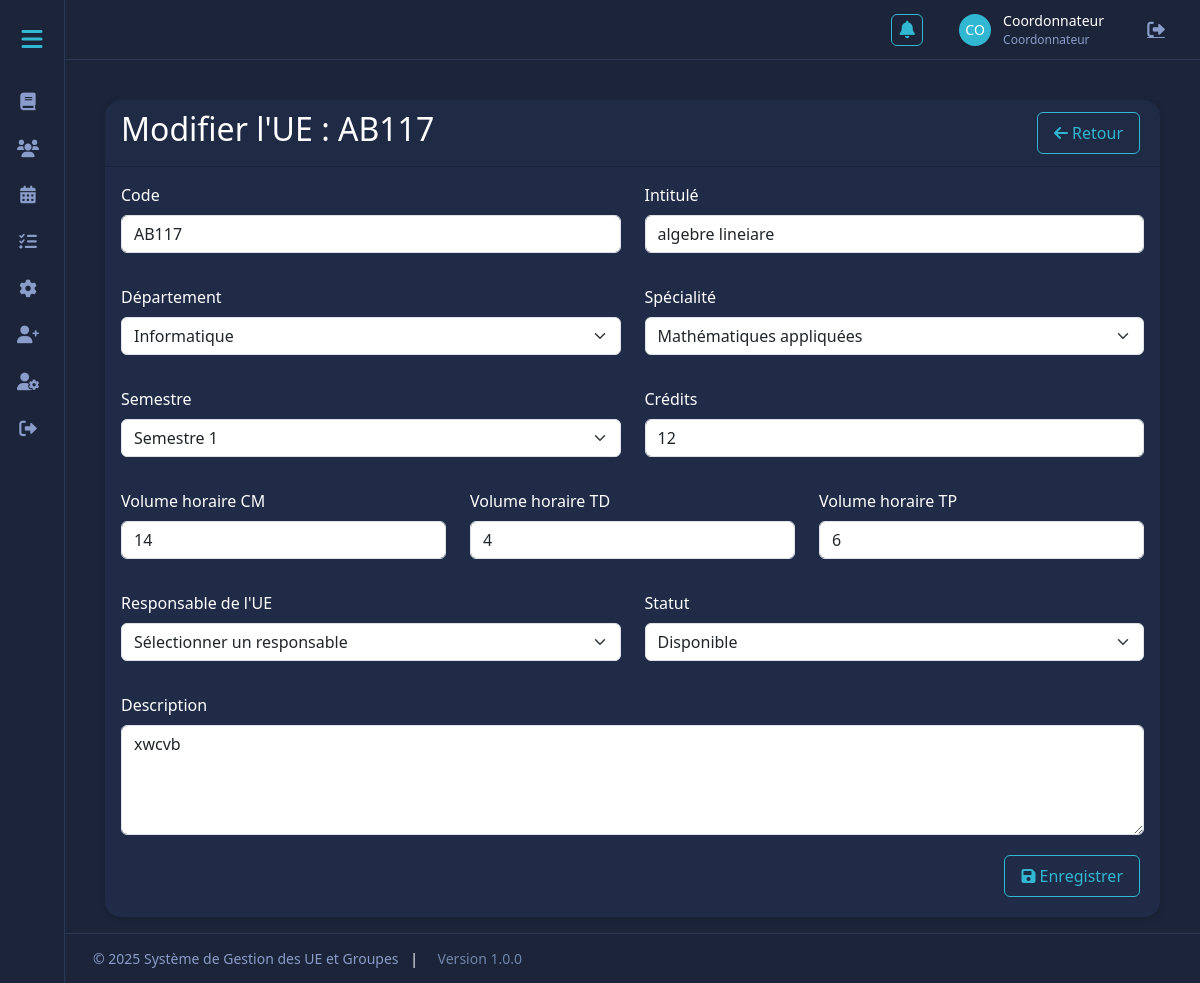
Page /web-project2/gestion-module-ue/edit.php?id=6 on the committed database.
### tables this page shows
CREATE TABLE `unites_enseignement` (
  `id` int(11) NOT NULL,
  `code` varchar(20) NOT NULL,
  `intitule` varchar(100) NOT NULL,
  `description` text DEFAULT NULL,
  `specialite` varchar(50) NOT NULL,
  `id_filiere` int(11) DEFAULT NULL,
  `id_departement` int(11) NOT NULL,
  `semestre` int(11) NOT NULL,
  `volume_horaire_cm` float DEFAULT 0,
  `volume_horaire_td` float DEFAULT 0,
  `volume_horaire_tp` float DEFAULT 0,
  `credits` int(11) NOT NULL,
  `annee_universitaire` varchar(10) NOT NULL,
  `id_responsable` int(11) DEFAULT NULL,
  `statut` enum('disponible','affecte','vacant') DEFAULT 'disponible',
  `date_creation` datetime DEFAULT current_timestamp(),
  `date_modification` datetime DEFAULT current_timestamp() ON UPDATE current_timestamp()
);

CREATE TABLE `departements` (
  `id` int(11) NOT NULL,
  `nom` varchar(100) NOT NULL,
  `description` text DEFAULT NULL,
  `date_creation` timestamp NOT NULL DEFAULT current_timestamp()
);

CREATE TABLE `specialites` (
  `id` int(11) NOT NULL,
  `nom` varchar(100) NOT NULL,
  `id_departement` int(11) DEFAULT NULL,
  `description` text DEFAULT NULL,
  `date_creation` timestamp NOT NULL DEFAULT current_timestamp()
);

### web-project2/gestion-module-ue/edit.php (the view, shortened to what this page needs)
<?php
require_once 'includes/db.php';
$id = mysqli_real_escape_string($conn, $_GET['id']);
$query = "SELECT * FROM unites_enseignement WHERE id = '$id'";
$result = mysqli_query($conn, $query);
$ue = mysqli_fetch_assoc($result);
$query_departements = "SELECT * FROM departements ORDER BY nom";
$result_departements = mysqli_query($conn, $query_departements);
$query_specialites = "SELECT * FROM specialites ORDER BY nom";
$result_specialites = mysqli_query($conn, $query_specialites);
require_once 'includes/header.php';
?>
<div class="container mt-4">
    <div class="card">
        <div class="card-header d-flex justify-content-between align-items-center">
            <h2>Modifier l'UE : <?= htmlspecialchars($ue['code']) ?></h2>
            <a href="index.php" class="btn btn-secondary">
                <i class="fas fa-arrow-left"></i> Retour
            </a>
        </div>
        <div class="card-body">
            <form method="POST" action="">
                <div class="row">
                    <div class="col-md-6 mb-3">
                        <label for="code" class="form-label">Code</label>
                        <input type="text" class="form-control" id="code" name="code" value="<?= htmlspecialchars($ue['code']) ?>" required>
                    </div>
                    <div class="col-md-6 mb-3">
                        <label for="intitule" class="form-label">Intitulé</label>
                        <input type="text" class="form-control" id="intitule" name="intitule" value="<?= htmlspecialchars($ue['intitule']) ?>" required>
                    </div>
                </div>
                <div class="row">
                    <div class="col-md-6 mb-3">
                        <label for="id_departement" class="form-label">Département</label>
                        <select class="form-select" id="id_departement" name="id_departement" required>
                            <?php while ($dept = mysqli_fetch_assoc($result_departements)): ?>
                                <option value="<?= $dept['id'] ?>" <?= $dept['id'] == $ue['id_departement'] ? 'selected' : '' ?>>
                                    <?= htmlspecialchars($dept['nom']) ?>
                                </option>
                            <?php endwhile; ?>
                        </select>
                    </div>
                    <div class="col-md-6 mb-3">
                        <label for="specialite" class="form-label">Spécialité</label>
                        <select class="form-select" id="specialite" name="specialite" required>
                            <?php while ($spec = mysqli_fetch_assoc($result_specialites)): ?>
                                <option value="<?= htmlspecialchars($spec['nom']) ?>" <?= $spec['nom'] == $ue['specialite'] ? 'selected' : '' ?>>
                                    <?= htmlspecialchars($spec['nom']) ?>
                                </option>
                            <?php endwhile; ?>
                        </select>
                    </div>
                </div>
                <div class="row">
                    <div class="col-md-6 mb-3">
                        <label for="semestre" class="form-label">Semestre</label>
                        <select class="form-select" id="semestre" name="semestre" required>
                            <?php for ($i = 1; $i <= 6; $i++): ?>
                                <option value="<?= $i ?>" <?= $i == $ue['semestre'] ? 'selected' : '' ?>>
                                    Semestre <?= $i ?>
                                </option>
                            <?php endfor; ?>
                        </select>
                    </div>
                    <div class="col-md-6 mb-3">
                        <label for="credits" class="form-label">Crédits</label>
                        <input type="number" class="form-control" id="credits" name="credits" value="<?= htmlspecialchars($ue['credits']) ?>" required min="1" max="30">
                    </div>
                </div>
                <div class="row">
                    <div class="col-md-4 mb-3">
                        <label for="volume_horaire_cm" class="form-label">Volume horaire CM</label>
                        <input type="number" class="form-control" id="volume_horaire_cm" name="volume_horaire_cm" value="<?= htmlspecialchars($ue['volume_horaire_cm']) ?>" required min="0" step="0.5">
                    </div>
                    <div class="col-md-4 mb-3">
                        <label for="volume_horaire_td" class="form-label">Volume horaire TD</label>
                        <input type="number" class="form-control" id="volume_horaire_td" name="volume_horaire_td" value="<?= htmlspecialchars($ue['volume_horaire_td']) ?>" required min="0" step="0.5">
                    </div>
                    <div class="col-md-4 mb-3">
                        <label for="volume_horaire_tp" class="form-label">Volume horaire TP</label>
                        <input type="number" class="form-control" id="volume_horaire_tp" name="volume_horaire_tp" value="<?= htmlspecialchars($ue['volume_horaire_tp']) ?>" required min="0" step="0.5">
                    </div>
                </div>
                <div class="row">
                    <div class="col-md-6 mb-3">
                        <label for="id_responsable" class="form-label">Responsable de l'UE</label>
                        <select class="form-select" id="id_responsable" name="id_responsable">
                            <option value="">Sélectionner un responsable</option>
                        </select>
                    </div>
                    <div class="col-md-6 mb-3">
                        <label for="statut" class="form-label">Statut</label>
                        <select class="form-select" id="statut" name="statut" required>
                            <option value="disponible" <?= $ue['statut'] == 'disponible' ? 'selected' : '' ?>>Disponible</option>
                        </select>
                    </div>
                </div>
                <div class="mb-3">
                    <label for="description" class="form-label">Description</label>
                    <textarea class="form-control" id="description" name="description" rows="4"><?= htmlspecialchars($ue['description']) ?></textarea>
                </div>
                <div class="text-end">
                    <button type="submit" class="btn btn-primary">
                        <i class="fas fa-save"></i> Enregistrer
                    </button>
                </div>
            </form>
        </div>
    </div>
</div>
<?php require_once 'includes/footer.php'; ?>

### web-project2/gestion-module-ue/includes/header.php (style rules this page uses)
:root { --primary-bg: #1B2438; --secondary-bg: #1F2B47; --accent-color: #31B7D1; --text-color: #FFFFFF; --text-muted: #7086AB; --border-color: #2A3854; --header-bg: var(--secondary-bg); --top-nav-height: 60px; --footer-height: 50px; --sidebar-width-collapsed: 65px; --sidebar-width-expanded: 280px; --spacing-xs: 0.25rem; --spacing-sm: 0.5rem; --spacing-md: 1rem; --spacing-lg: 1.5rem; --spacing-xl: 2rem; --content-padding: var(--spacing-md); --section-margin: var(--spacing-md); --card-padding: var(--spacing-md); --form-spacing: var(--spacing-md); }
* { margin: 0; padding: 0; box-sizing: border-box; }
body { background-color: var(--primary-bg); color: var(--text-color); font-family: system-ui, -apple-system, "Segoe UI", Roboto, sans-serif; min-height: 100vh; display: flex; flex-direction: column; }
.card, .stat-card { background: var(--secondary-bg); color: var(--text-color); border-radius: 1rem; box-shadow: 0 2px 8px rgba(0,0,0,0.08); border: none; }
.row { margin-bottom: var(--spacing-md); }
.mt-4 { margin-top: var(--spacing-lg) !important; }
.btn { padding: var(--spacing-sm) var(--spacing-md); margin: var(--spacing-xs); }
input, select { background: #202a3c; color: var(--text-color); border: 1px solid var(--border-color); }
input::placeholder { color: var(--text-muted); }
.btn, .action-button { background: transparent; color: var(--accent-color); border: 1px solid var(--accent-color); }

### rows in the picture
unites_enseignement: code "AB117", intitule "algebre lineiare", id_departement "Informatique", specialite "Mathématiques appliquées", semestre "Semestre 1", credits "12", volume_horaire_cm "14", volume_horaire_td "4", volume_horaire_tp "6", statut "Disponible", description "xwcvb"

### other values in the picture
substr($user_fullname, 0, 2) "CO"
$user_fullname "Coordonnateur"
